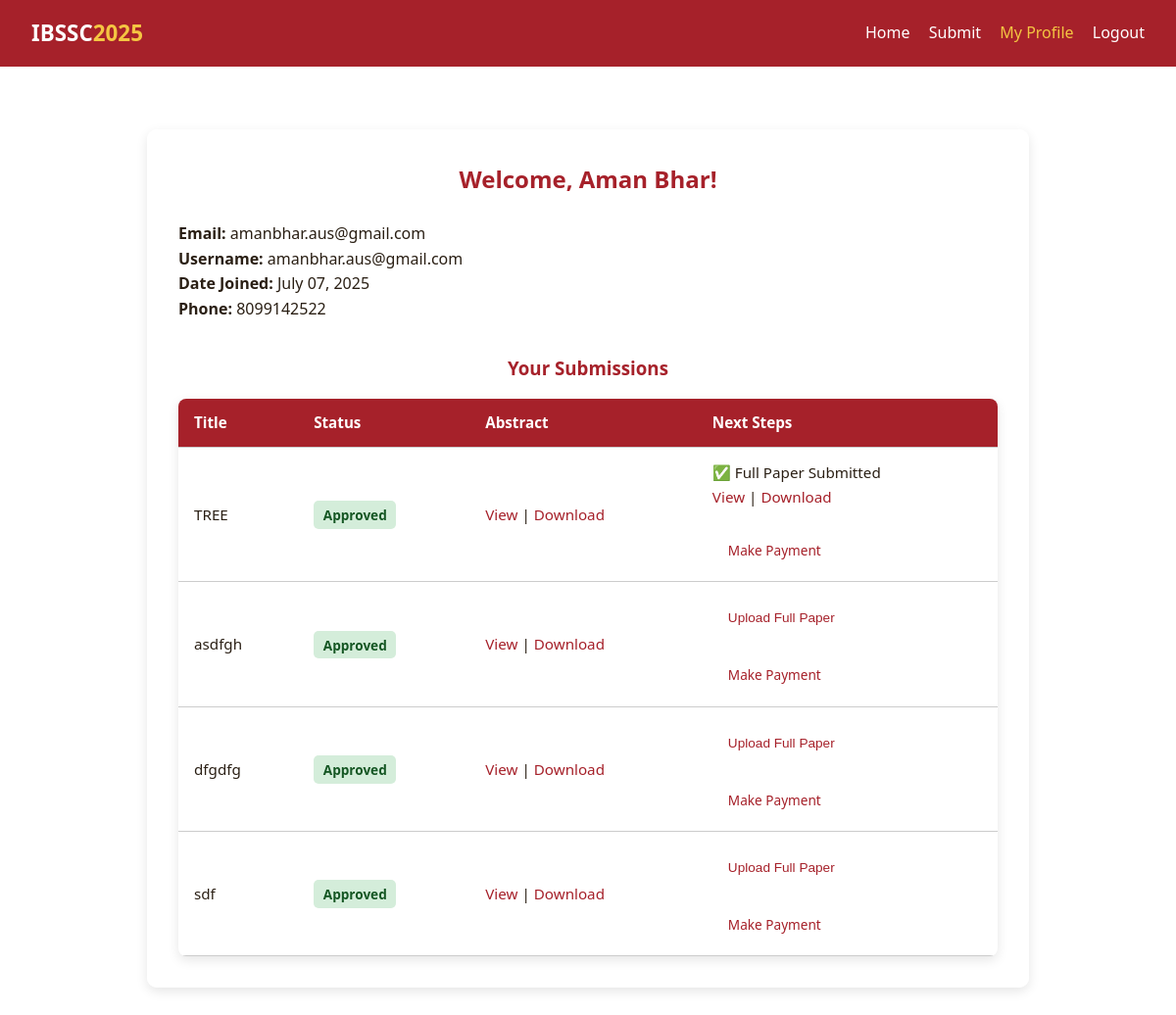
The app's page /profile/ (signed in) with its own data.
### conference/models.py (models this page shows, shortened)
class UserProfile(models.Model):
    user = models.OneToOneField(User, on_delete=models.CASCADE, related_name='userprofile')
    phone = models.CharField(max_length=20)

class AbstractSubmission(models.Model):
    main_author = models.CharField(max_length=255)
    email = models.EmailField()
    abstract_file = models.FileField(upload_to='abstracts/')
    user = models.ForeignKey(User, on_delete=models.CASCADE)
    paper_id = models.CharField(max_length=15, unique=True, editable=False, blank=True)
    title = models.CharField(max_length=255)
    name = models.CharField(max_length=255)
    INSTITUTE_CHOICES = [
        ('Assam University, Silchar', 'Assam University, Silchar'),
        ('Royal Thimphu College, Bhutan', 'Royal Thimphu College, Bhutan'),
        ('Others', 'Others'),
    ]
    institute = models.CharField(max_length=100, choices=INSTITUTE_CHOICES)
    custom_institute = models.CharField(max_length=255, blank=True, null=True)
    DESIGNATION_CHOICES = [
        ('Student', 'Student'),
        ('Research Scholar', 'Research Scholar'),
        ('Professor', 'Professor'),
        ('Associate Professor', 'Associate Professor'),
        ('Assistant Professor', 'Assistant Professor'),
        ('Corporate', 'Corporate'),
    ]
    designation = models.CharField(max_length=50, choices=DESIGNATION_CHOICES)
    keywords = models.TextField()
    full_paper = models.FileField(upload_to='papers/', blank=True, null=True)
    STATUS_CHOICES = [
        ('PENDING', 'Pending'),
        ('APPROVED', 'Approved'),
        ('REJECTED', 'Rejected'),
    ]
    status = models.CharField(max_length=20, choices=STATUS_CHOICES, default='PENDING')
    submitted_on = models.DateTimeField(auto_now_add=True)
    MODE_CHOICES = [('Online', 'Online'), ('Offline', 'Offline')]
    CATEGORY_CHOICES = [
        ('Academician', 'Academician'),
        ('Corporate', 'Corporate'),
        ('Student', 'Research Scholar / Student'),
        ('NonPresenter', 'Non-presenter / Listener'),
        ('International', 'International (Non-Indian, Non-Bhutanese)')
    ]
    mode_of_participation = models.CharField(max_length=10, choices=MODE_CHOICES, default='Offline')
    category = models.CharField(max_length=30, choices=CATEGORY_CHOICES, default='Student')
    payment_amount = models.IntegerField(default=0)
    payment_status = models.BooleanField(default=False)
    class Meta:
        verbose_name = "Abstract Submission"
        verbose_name_plural = "Abstract Submissions"
        ordering = ['paper_id']

### conference/views.py (the view)
# urls.py: path('profile/', views.profile_view, name='profile'),
@login_required
def profile_view(request):
    submissions = AbstractSubmission.objects.filter(user=request.user)
    if request.method == 'POST':
        submission_id = request.POST.get('submission_id')
        if submission_id:
            submission = get_object_or_404(AbstractSubmission, id=submission_id, user=request.user)
            form = FullPaperUploadForm(request.POST, request.FILES, instance=submission)
            if form.is_valid():
                form.save()
                send_mail(
                    subject="Final Paper Uploaded Successfully – Conf2025",
                    message=(
                        f"Dear {request.user.first_name},\n\n"
                        f"Your final paper for the abstract titled \"{submission.title}\" has been successfully uploaded.\n\n"
                        "You can now proceed to payment if not already done.\n"
                        "View your profile here: http://127.0.0.1:8000/profile/\n\n"
                        "Regards,\nIBSSC2025 Secretariat"
                    ),
                    from_email=None,
                    recipient_list=[request.user.email]
                )
                messages.success(request, "Full paper uploaded successfully and email sent.")
                return redirect('profile')
        else:
            messages.error(request, "Invalid submission ID.")
    else:
        form = FullPaperUploadForm()
    return render(request, 'conference/profile.html', {
        'submissions': submissions,
        'upload_form': form
    })

### conference/templates/conference/profile.html (shortened to what this page needs)
{% load static %}
<!DOCTYPE html>
<html lang="en">
<head>
  <link rel="stylesheet" href="{% static 'css/profile.css' %}">
</head>
<body>
<nav class="navbar">
  <div class="logo">IBSSC<span>2025</span></div>
  <ul class="nav-links">
    <li><a href="{% url 'home' %}">Home</a></li>
    <li><a href="{% url 'submit' %}">Submit</a></li>
    <li><a href="{% url 'profile' %}" class="active">My Profile</a></li>
    <li><a href="{% url 'logout' %}">Logout</a></li>
  </ul>
</nav>
<main class="profile-container">
  <h2>Welcome, {{ user.first_name }}!</h2>
  <div class="profile-card">
    <p><strong>Email:</strong> {{ user.email }}</p>
    <p><strong>Username:</strong> {{ user.username }}</p>
    <p><strong>Date Joined:</strong> {{ user.date_joined|date:"F d, Y" }}</p>
    <p><strong>Phone:</strong> {{ user.userprofile.phone }}</p>
  </div>
  <div class="submission-list">
    <h3>Your Submissions</h3>
    {% if submissions %}
      <table class="submission-table">
        <thead>
          <tr>
            <th>Title</th>
            <th>Status</th>
            <th>Abstract</th>
            <th>Next Steps</th>
          </tr>
        </thead>
        <tbody>
        {% for submission in submissions %}
          <tr>
            <td data-label="Title">{{ submission.title }}</td>
            <td data-label="Status">
              {% if submission.status == 'PENDING' %}
                <span class="status pending">Pending</span>
              {% elif submission.status == 'APPROVED' %}
                <span class="status approved">Approved</span>
              {% elif submission.status == 'REJECTED' %}
                <span class="status rejected">Rejected</span>
              {% endif %}
            </td>
            <td data-label="Abstract">
              {% if submission.abstract_file %}
                <a href="{{ submission.abstract_file.url }}" target="_blank">View</a> |
                <a href="{{ submission.abstract_file.url }}" download>Download</a>
              {% else %}
                N/A
              {% endif %}
            </td>
            <td data-label="Next Steps">
              {% if submission.status == 'PENDING' %}
                Waiting for abstract approval
              {% elif submission.status == 'REJECTED' %}
                Abstract Rejected
              {% elif submission.status == 'APPROVED' %}
                <div>
                  {% if submission.full_paper %}
                    ✅ Full Paper Submitted<br>
                    <a href="{{ submission.full_paper.url }}" target="_blank">View</a> |
                    <a href="{{ submission.full_paper.url }}" download>Download</a>
                  {% else %}
                    <form method="post" enctype="multipart/form-data" id="upload-form-{{ submission.id }}" style="display: inline;">
                      <button type="button" class="upload-label" onclick="document.getElementById('file-input-{{ submission.id }}').click()">Upload Full Paper</button>
                    </form>
                  {% endif %}
                  <div style="margin-top: 1rem;">
                    {% if submission.payment_status %}
                      <span class="pay-button disabled" style="background: #ccc; cursor: not-allowed;">✅ Payment Completed</span>
                    {% else %}
                      <a href="{% url 'payment' submission.paper_id %}" class="pay-button">Make Payment</a>
                    {% endif %}
                  </div>
                </div>
              {% endif %}
            </td>
          </tr>
        {% endfor %}
        </tbody>
      </table>
    {% else %}
      <p>You haven't submitted any papers yet.</p>
    {% endif %}
  </div>
</main>
</body>
</html>

### conference/static/css/profile.css (style rules this page uses)
:root { --primary-color: #a6212a; --primary-hover: #85191f; --background: url("../images/bhutan-mountains.jpg") no-repeat center center; --background-color: rgba(250, 240, 220, 0.9); --card-bg: rgba(255, 255, 255, 0.9); --text-color: #2a1f14; --border-color: #ccc; --button-bg: #f4c542; --button-text: #000; --form-shadow: rgba(0, 0, 0, 0.1) 0px 4px 12px; }
* { box-sizing: border-box; margin: 0; padding: 0; }
body { font-family: 'Segoe UI', sans-serif; background: var(--background); background-size: cover; background-attachment: fixed; color: var(--text-color); line-height: 1.6; padding-bottom: 3rem; }
.navbar { display: flex; justify-content: space-between; align-items: center; background: var(--primary-color); padding: 1rem 2rem; position: sticky; top: 0; z-index: 1000; }
.logo { font-size: 1.4rem; font-weight: bold; color: #fff; }
.logo span { color: var(--button-bg); }
.nav-links { list-style: none; display: flex; gap: 1.2rem; }
.nav-links a { text-decoration: none; color: white; font-weight: 500; transition: color 0.3s; }
.nav-links a:hover, .nav-links a.active { color: var(--button-bg); }
.profile-container { max-width: 900px; margin: 4rem auto; background: var(--card-bg); padding: 2rem; border-radius: 10px; box-shadow: var(--form-shadow); backdrop-filter: blur(6px); }
.profile-container h2 { text-align: center; margin-bottom: 1.5rem; color: var(--primary-color); }
.submission-list { margin-top: 2rem; }
.submission-list h3 { margin-bottom: 1rem; color: var(--primary-color); text-align: center; }
.submission-table { width: 100%; border-collapse: collapse; background: #fff; border-radius: 8px; overflow: hidden; box-shadow: var(--form-shadow); }
.submission-table thead { background: var(--primary-color); color: #fff; }
.submission-table th, .submission-table td { padding: 0.8rem 1rem; border-bottom: 1px solid var(--border-color); text-align: left; font-size: 0.95rem; }
.submission-table td a, .submission-table td button { color: var(--primary-color); font-weight: 500; text-decoration: none; background: none; border: none; cursor: pointer; }
.status { padding: 0.3rem 0.6rem; border-radius: 5px; font-size: 0.85rem; font-weight: bold; }
.status.approved { background: #d4edda; color: #155724; }
.pay-button, .upload-label { display: inline-block; padding: 0.5rem 1rem; background-color: var(--primary-color); color: #fff; border-radius: 5px; font-size: 0.85rem; font-weight: bold; text-decoration: none; transition: background 0.3s ease; margin-top: 0.5rem; }

### records on screen
AbstractSubmission: title "TREE", status "Approved", payment_status "Make Payment"
AbstractSubmission: title "asdfgh", status "Approved", payment_status "Make Payment"
AbstractSubmission: title "dfgdfg", status "Approved", payment_status "Make Payment"
AbstractSubmission: title "sdf", status "Approved", payment_status "Make Payment"

### other values on screen
{{ user.first_name }} "Aman Bhar"
{{ user.email }} "amanbhar.aus@gmail.com"
{{ user.username }} "amanbhar.aus@gmail.com"
{{ user.date_joined|date:"F d, Y" }} "July 07, 2025"
{{ user.userprofile.phone }} "8099142522"
